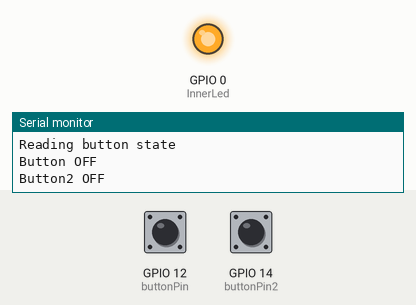
Recording of a sketch running on a simulated ESP8266 (NodeMCU). On the bench: output pins drawn as LEDs (lit = HIGH), the last lines printed to the serial monitor. The inputs (shaded band) are chosen by the test bench; at power-on: GPIO 12 (buttonPin) HIGH, GPIO 14 (buttonPin2) HIGH. WiFi joins after 1.5 s; servers stay silent unless stated.

Above: at 2.8 s.
2.9 s: GPIO 12 (buttonPin) pulled LOW for 1.3 s
At 4.7 s:
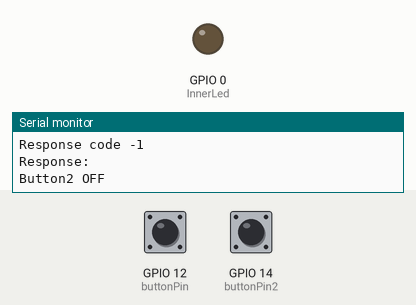
5.7 s: GPIO 14 (buttonPin2) pulled LOW for 1.3 s
At 8.2 s:
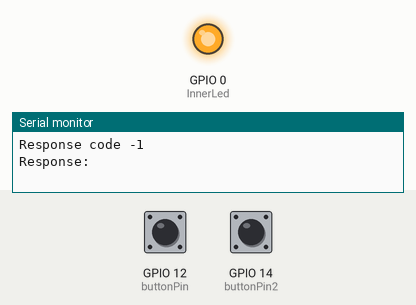
8.9 s: GPIO 14 (buttonPin2) pulled LOW for 3.2 s
At 10.0 s:
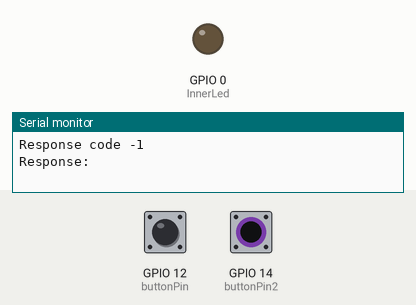
14.3 s: GPIO 12 (buttonPin) pulled LOW for 3.2 s
At 19.4 s:
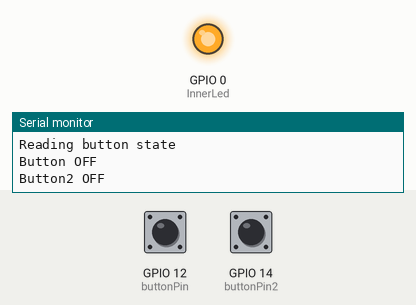
Timing chart, 0 to 20.7 s (numbered marks = the images above; inputs shaded):
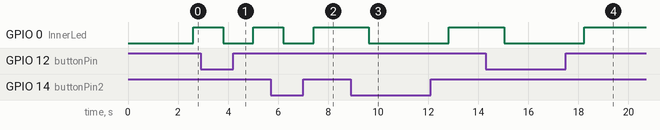

Measured:
- after the input at 2.9 s, GPIO 0 (InnerLed): HIGH → LOW after 0.91 s, → HIGH 1.2 s later
- after the input at 5.7 s, GPIO 0 (InnerLed): HIGH → LOW after 0.51 s, → HIGH 1.2 s later
- after the input at 8.9 s, GPIO 0 (InnerLed): HIGH → LOW after 0.72 s, → HIGH 3.2 s later
- after the input at 14.3 s, GPIO 0 (InnerLed): HIGH → LOW after 0.73 s, → HIGH 3.2 s later

The sketch:

wc_project.ino
```cpp
/*
 *  Simple HTTP get webclient test
 */

#include <ESP8266WiFi.h>
#include <ESP8266HTTPClient.h>
#include "wifi_credentials.h"

const char* ssid = WIFI_SSID;
const char* password = WIFI_PASSWORD;

int buttonPin = 12;
int buttonPin2 = 14;
int LED = 13;
int InnerLed = 0;

bool state1 = false;
bool state2 = false;

void setupWifi() {
  // We start by connecting to a WiFi network

  Serial.println();
  Serial.println();
  Serial.print("Connecting to ");
  Serial.println(ssid);

  WiFi.begin(ssid, password);

  while (WiFi.status() != WL_CONNECTED) {
    delay(500);
    Serial.print(".");
  }

  Serial.println("");
  Serial.println("WiFi connected");
  Serial.println("IP address: ");
  Serial.println(WiFi.localIP());
}

void setupButton() {
   // Define pin #12 as input and activate the internal pull-up resistor
   pinMode(buttonPin, INPUT_PULLUP);
   pinMode(buttonPin2, INPUT_PULLUP);
}

void setupLeds() {
  pinMode(InnerLed, OUTPUT);
  // Define pin #13 as output, for the LED
//  pinMode(LED, OUTPUT);
}

void setup() {
  Serial.begin(115200);
//  Serial.setDebugOutput(true);
  delay(100);

  setupWifi();
  setupButton();
  setupLeds();
}


void postToServer(int cellNum, int state) {
  HTTPClient http;

  String stateString = (state == true) ? "0" : "1";
  String cellNumString = (cellNum == 1) ? "a" : "b";
  String url = "http://sinuous-client-172512.appspot.com/" + cellNumString + "/" + stateString;

  Serial.print("connecting to ");
  Serial.println(url);

  http.begin(url);

  int httpCode = http.GET();
  Serial.print("Response code ");
  Serial.println(httpCode);

  String payload = http.getString();
  Serial.print("Response: ");
  Serial.println(payload);

  http.end();
}

void setState1(bool newState) {
  if (newState != state1) {
    state1 = newState;
    postToServer(1, state1);
  }
}

void setState2(bool newState) {
  if (newState != state2) {
    state2 = newState;
    postToServer(2, state2);
  }
}

void readButtonState() {
  Serial.println("Reading button state");
  // Read the value of the input. It can either be 1 or 0
  int buttonValue = digitalRead(buttonPin);
  if (buttonValue == LOW){
    // If button pushed, turn LED on
    digitalWrite(LED,HIGH);
    Serial.println("Button ON");
    setState1(true);
  } else {
    // Otherwise, turn the LED off
    digitalWrite(LED, LOW);
    Serial.println("Button OFF");
    setState1(false);
  }

  int buttonValue2 = digitalRead(buttonPin2);
  if (buttonValue2 == LOW){
    // If button pushed, turn LED on
    digitalWrite(LED,HIGH);
    Serial.println("Button2 ON");
    setState2(true);
  } else {
    // Otherwise, turn the LED off
    digitalWrite(LED, LOW);
    Serial.println("Button2 OFF");
    setState2(false);
  }

  if (state1 || state2) {
    digitalWrite(InnerLed, LOW);
  } else {
    digitalWrite(InnerLed, HIGH);
  }


}

void loop() {
  delay(1000);

  readButtonState();
}
```

wifi_credentials.h
```cpp
#define WIFI_SSID "SSID"
#define WIFI_PASSWORD "PASSWORD"
```
